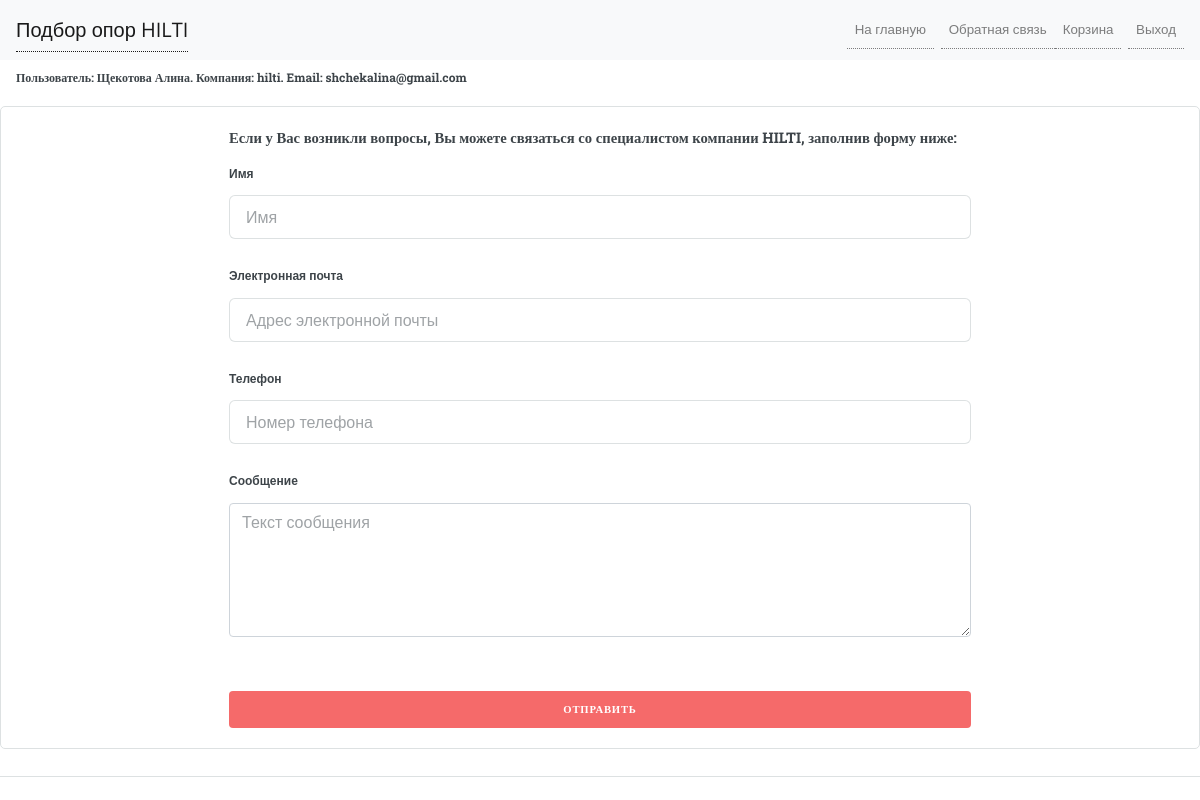
The page /contact (signed in) on the database its author committed.
### main.py (models this page shows)
class User(UserMixin, db.Model):
    id = db.Column(db.Integer, primary_key=True)
    email = db.Column(db.String(100), unique=True)
    password = db.Column(db.String(100))
    name = db.Column(db.String(1000))
    company = db.Column(db.String(1000))
    is_authenticated = UserMixin

### main.py (the view, shortened to what this page needs)
@app.route("/contact", methods=["GET", "POST"])
def contact():
    return render_template("contact.html", logged_in=current_user.is_authenticated, msg_sent=False)

### main.py (called while the page is built)
@login_manager.user_loader
def load_user(user_id):
    return User.query.get(int(user_id))

### templates/contact.html (shortened to what this page needs)
{% extends "base.html" %}
{% block content %}
  <div class="box">
      <div class="col-lg-8 col-md-10 mx-auto">
        <h4>Если у Вас возникли вопросы, Вы можете связаться со специалистом компании HILTI, заполнив форму ниже:</h4>
        <form name="sentMessage" id="contactForm" action={{url_for("contact")}} method="post" novalidate>
          <div class="control-group">
            <div class="form-group floating-label-form-group controls">
              <label>Имя</label>
              <input type="text" name="username" class="form-control" placeholder="Имя" id="name" required data-validation-required-message="Please enter your name.">
            </div>
          </div>
          <div class="control-group">
            <div class="form-group floating-label-form-group controls">
              <label>Электронная почта</label>
              <input type="email"  name="email" class="form-control" placeholder="Адрес электронной почты" id="email" required data-validation-required-message="Please enter your email address.">
            </div>
          </div>
          <div class="control-group">
            <div class="form-group col-xs-12 floating-label-form-group controls">
              <label>Телефон</label>
              <input type="tel" name="phone" class="form-control" placeholder="Номер телефона" id="phone" required data-validation-required-message="Please enter your phone number.">
            </div>
          </div>
          <div class="control-group">
            <div class="form-group floating-label-form-group controls">
              <label>Сообщение</label>
              <textarea rows="5" name="message" class="form-control" placeholder="Текст сообщения" id="message" required data-validation-required-message="Please enter a message."></textarea>
            </div>
          </div>
          <br>
          <button type="submit" class="button primary fit" id="sendMessageButton">Отправить</button>
        </form>
      </div>
  </div>
  <hr>
{% endblock %}

### templates/base.html (shortened to what this page needs)
<!DOCTYPE html>
<html>
<head>
    <link rel="stylesheet" href="https://stackpath.bootstrapcdn.com/bootstrap/4.5.2/css/bootstrap.min.css">
    <link rel="stylesheet" href="{{ url_for('static', filename='css/main.css')}}">
</head>
<body>
<nav class="navbar navbar-expand-lg navbar-light bg-light">
  <a class="navbar-brand" href="/">Подбор опор HILTI</a>
  <div class="collapse navbar-collapse">
    <ul class="navbar-nav ml-auto">
      <li class="nav-item">
        <a class="nav-link" href="{{ url_for('home') }}">На главную</a>
      </li>
        <li class="nav-item">
        <a class="nav-link" href="{{ url_for('contact') }}">Обратная связь</a>
      </li>
        {% if not logged_in: %}
      <li class="nav-item">
        <a class="nav-link" href="{{ url_for('login') }}">Вход</a>
      </li>
      <li class="nav-item">
        <a class="nav-link" href="{{ url_for('register') }}">Регистрация</a>
      </li>
        {% else %}
        <a class="nav-link" href="{{ url_for('backet') }}">Корзина</a>
      <li class="nav-item">
        <a class="nav-link" href="{{ url_for('logout') }}">Выход</a>
        {% endif %}
    </ul>
  </div>
</nav>
     {% if logged_in: %}
        <h5 class="navbar">Пользователь: {{ current_user.name }}. Компания: {{ current_user.company }}. Email: {{  current_user.email  }}</h5>
    {% endif %}
       {% block content %}
       {% endblock %}
</body>
</html>

### rows shown on the page
User: name "Щекотова Алина", company "hilti", email "shchekalina@gmail.com"
